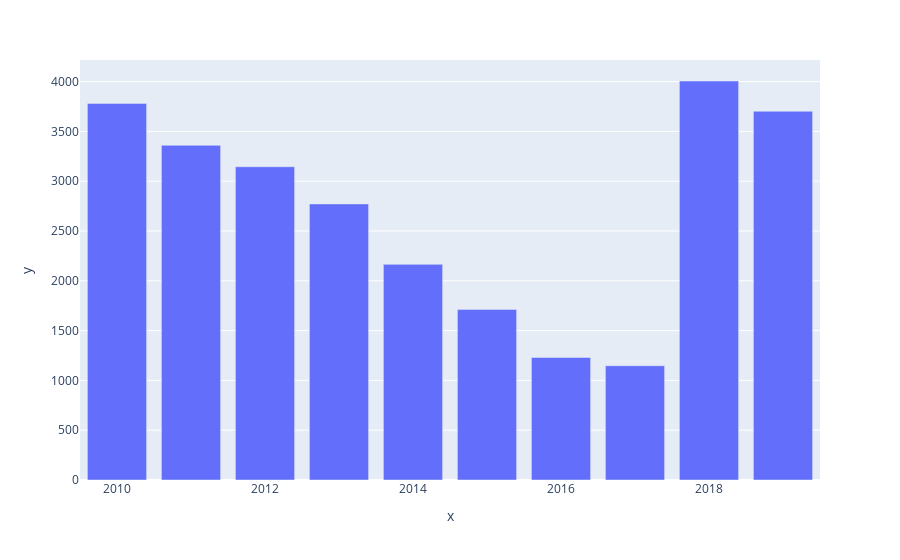

Here is the notebook cell this chart was saved with:
### Code cell
px.bar(x=years, y=sales)

### Figure 1 — Plotly figure (JSON) as saved in the notebook; plotly's stock layout.template omitted (floating-point values rounded to 4 significant figures)
{"data": [{"alignmentgroup": "True", "hovertemplate": "x=%{x}<br>y=%{y}<extra></extra>", "legendgroup": "", "marker": {"color": "#636efa", "pattern": {"shape": ""}}, "name": "", "offsetgroup": "", "orientation": "v", "showlegend": false, "textposition": "auto", "type": "bar", "x": [2010, 2011, 2012, 2013, 2014, 2015, 2016, 2017, 2018, 2019], "xaxis": "x", "y": [3781, 3360, 3145, 2772, 2165, 1713, 1230, 1147, 4006, 3702], "yaxis": "y"}], "layout": {"barmode": "relative", "legend": {"tracegroupgap": 0}, "margin": {"t": 60}, "xaxis": {"anchor": "y", "domain": [0, 1], "title": {"text": "x"}}, "yaxis": {"anchor": "x", "domain": [0, 1], "title": {"text": "y"}}}}
